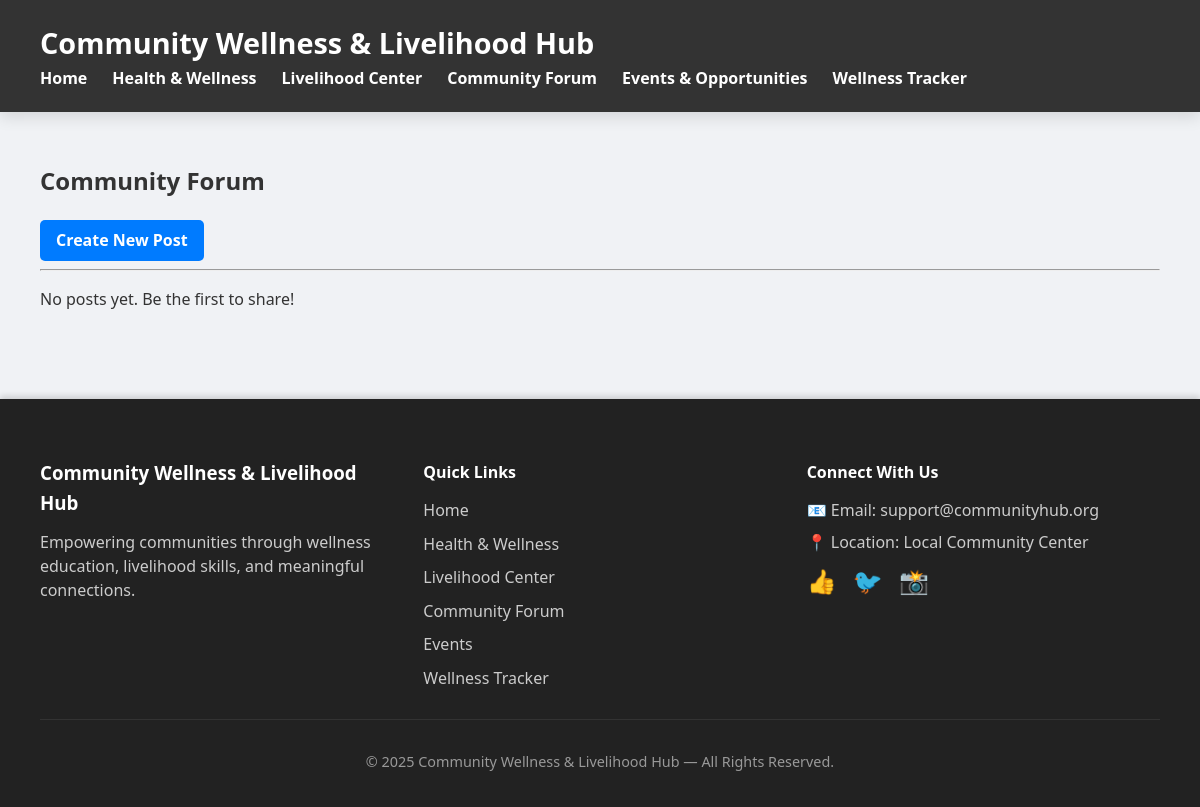
Before: /forum/ with the older database file.
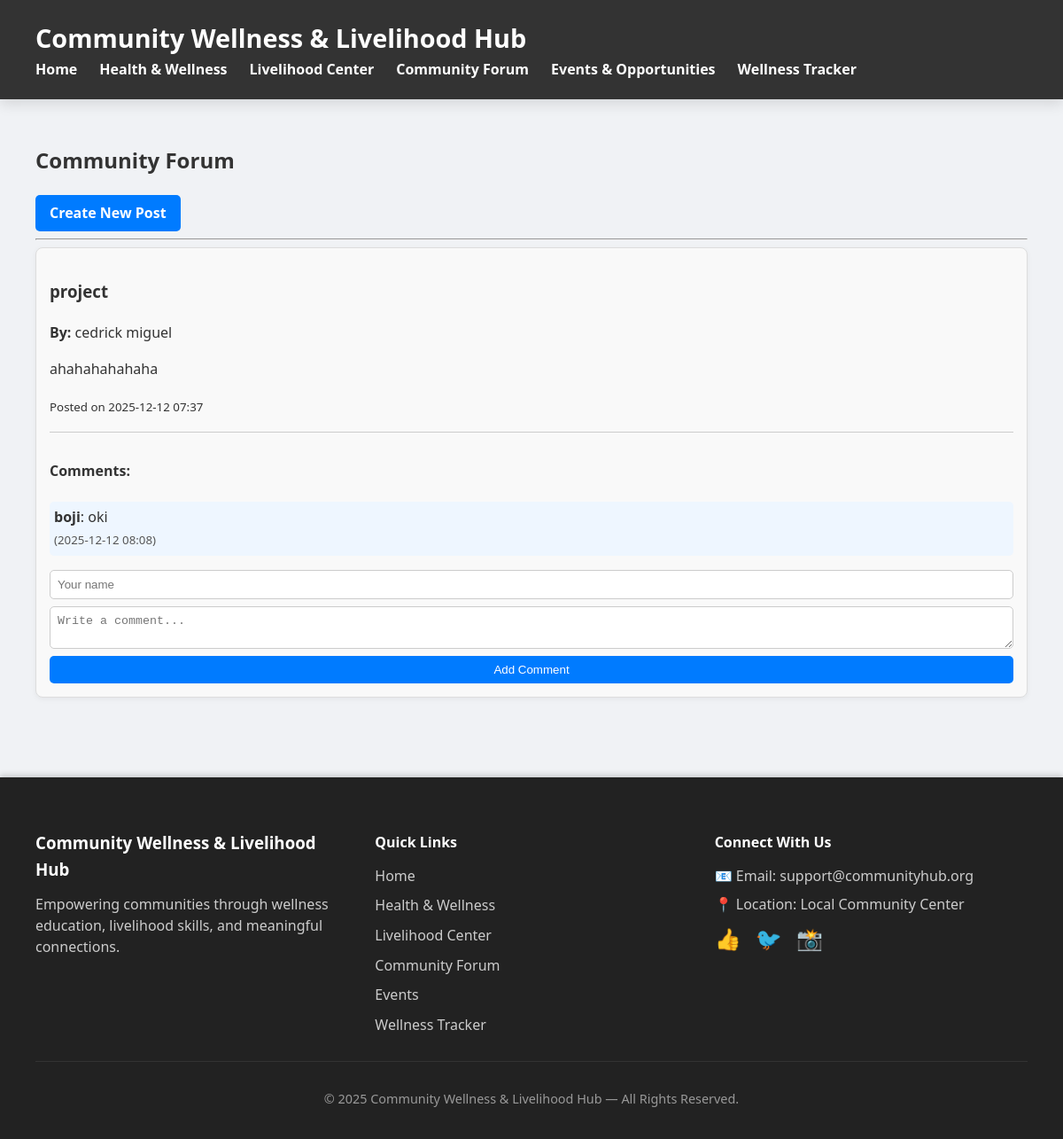
After: the same page with the newer database file.
### models.py (models this page shows)
class ForumPost(db.Model):
    id = db.Column(db.Integer, primary_key=True)
    username = db.Column(db.String(50), nullable=False)
    title = db.Column(db.String(200), nullable=False)
    content = db.Column(db.Text, nullable=False)
    created_at = db.Column(db.DateTime, default=datetime.utcnow)

class Comment(db.Model):
    id = db.Column(db.Integer, primary_key=True)
    forum_post_id = db.Column(db.Integer, db.ForeignKey('forum_post.id'), nullable=False)  # Foreign key
    username = db.Column(db.String(50), nullable=False)
    content = db.Column(db.Text, nullable=False)
    created_at = db.Column(db.DateTime, default=datetime.utcnow)
    forum_post = db.relationship('ForumPost', backref=db.backref('comments', lazy=True))

### app.py (the view)
@forum_bp.route("/")
def forum():
    posts = ForumPost.query.all()
    return render_template("forum.html", posts=posts)

### Templates/forum.html (shortened to what this page needs)
{% extends "base.html" %}
{% block content %}
<h2>Community Forum</h2>
<a href="/forum/add" class="button"
   style="background-color:#007BFF; color:white; padding:8px 16px;
          border-radius:5px; text-decoration:none;">
    Create New Post
</a>
<hr>
{% if posts %}
    {% for p in posts %}
        <div class="card"
             style="padding:15px; margin-bottom:20px; border:1px solid #ddd;
                    border-radius:8px; background-color:#f9f9f9;">
            <h3>{{ p.title }}</h3>
            <p><b>By:</b> {{ p.username }}</p>
            <p>{{ p.content }}</p>
            <small>Posted on {{ p.created_at.strftime('%Y-%m-%d %H:%M') }}</small>
            <div class="comments"
                 style="margin-top:15px; padding-top:10px; border-top:1px solid #ccc;">
                <h4>Comments:</h4>
                <ul style="list-style-type:none; padding-left:0;">
                    {% for comment in p.comments %}
                        <li style="margin-bottom:10px; padding:5px;
                                   background-color:#eef6ff; border-radius:5px;">
                            <strong>{{ comment.username }}</strong>: {{ comment.content }}
                            <br>
                            <small style="color:#555;">
                                ({{ comment.created_at.strftime('%Y-%m-%d %H:%M') }})
                            </small>
                        </li>
                    {% else %}
                        <li>No comments yet.</li>
                    {% endfor %}
                </ul>
            </div>
            <div class="add-comment" style="margin-top:10px;">
                <form action="{{ url_for('forum.add_comment_inline', post_id=p.id) }}"
                      method="POST"
                      style="display:flex; flex-direction:column; gap:8px;">
                    <input type="text" name="username" placeholder="Your name" required
                           style="padding:8px; border-radius:5px; border:1px solid #ccc;">
                    <textarea name="content" placeholder="Write a comment..." required
                              style="padding:8px; border-radius:5px; border:1px solid #ccc;"></textarea>
                    <button type="submit"
                            style="background-color:#007BFF; color:white;
                                   border:none; padding:8px 16px;
                                   border-radius:5px; cursor:pointer;">
                        Add Comment
                    </button>
                </form>
            </div>
        </div>
    {% endfor %}
{% else %}
    <p>No posts yet. Be the first to share!</p>
{% endif %}
{% endblock %}

Changed rows visible on the page:
added ForumPost: title "project", username "cedrick miguel", content "ahahahahahaha", created_at "2025-12-12 07:37"
added Comment: username "boji", content "oki", created_at "2025-12-12 08:08"
Other visible differences:
text no longer shown: "No posts yet. Be the first to share!"
